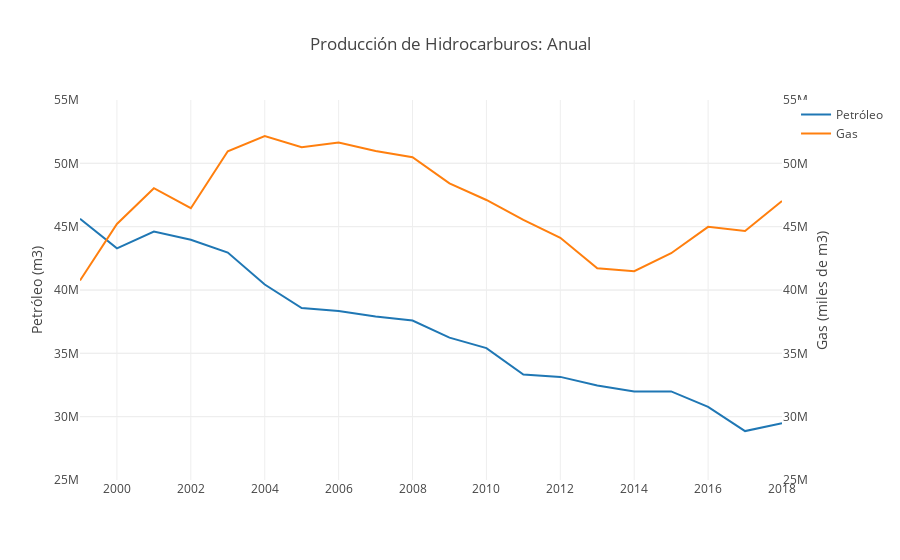

Notebook source saved alongside this figure:
### Code cell
pet_produccion_anual = go.Scatter(
    x=df_petroleo.anio,
    y=df_petroleo.produccion_petroleo,
    name='Petróleo'
)

gas_produccion_anual = go.Scatter(
    x=df_gas.anio,
    y=df_gas.produccion_gas,
    yaxis='y2',
    name='Gas'
)
data = [pet_produccion_anual, gas_produccion_anual]
layout = go.Layout(
    title='Producción de Hidrocarburos: Anual',
    yaxis=dict(
        title='Petróleo (m3)',
        range=[25000000, 55000000]
    ),
    yaxis2=dict(
        title='Gas (miles de m3)',
        overlaying='y',
        side='right',
        range=[25000000, 55000000]
    )
)
fig = go.Figure(data=data, layout=layout)
iplot(fig, filename='prod_anual')

### Figure 1 — Plotly figure (JSON) as saved in the notebook; plotly's stock layout.template omitted (floating-point values rounded to 4 significant figures)
{"data": [{"name": "Petróleo", "type": "scatter", "uid": "e7e4fef7-a390-4e90-9f59-2c55d3014f45", "x": [1999, 2000, 2001, 2002, 2003, 2004, 2005, 2006, 2007, 2008, 2009, 2010, 2011, 2012, 2013, 2014, 2015, 2016, 2017, 2018], "y": ["45,628,372", "43,288,766", "44,616,993", "43,960,582", "42,957,054", "40,432,948", "38,572,465", "38,346,334", "37,904,567", "37,592,946", "36,239,941", "35,413,416", "33,326,279", "33,139,519", "32,461,091", "31,978,256", "31,991,990", "30,768,393", "28,862,470", "29,472,542"]}, {"name": "Gas", "type": "scatter", "uid": "e7dcd08f-68d4-4d85-a60b-4b2aa8ac9313", "x": [1999, 2000, 2001, 2002, 2003, 2004, 2005, 2006, 2007, 2008, 2009, 2010, 2011, 2012, 2013, 2014, 2015, 2016, 2017, 2018], "y": ["40,749,019", "45,211,565", "48,038,567", "46,457,100", "50,947,741", "52,156,988", "51,278,599", "51,645,774", "50,971,152", "50,488,255", "48,419,249", "47,107,584", "45,527,554", "44,123,694", "41,708,289", "41,484,025", "42,905,533", "44,987,829", "44,656,659", "47,021,182"], "yaxis": "y2"}], "layout": {"title": {"text": "Producción de Hidrocarburos: Anual"}, "yaxis": {"range": [25000000, 55000000], "title": {"text": "Petróleo (m3)"}}, "yaxis2": {"overlaying": "y", "range": [25000000, 55000000], "side": "right", "title": {"text": "Gas (miles de m3)"}}}}
